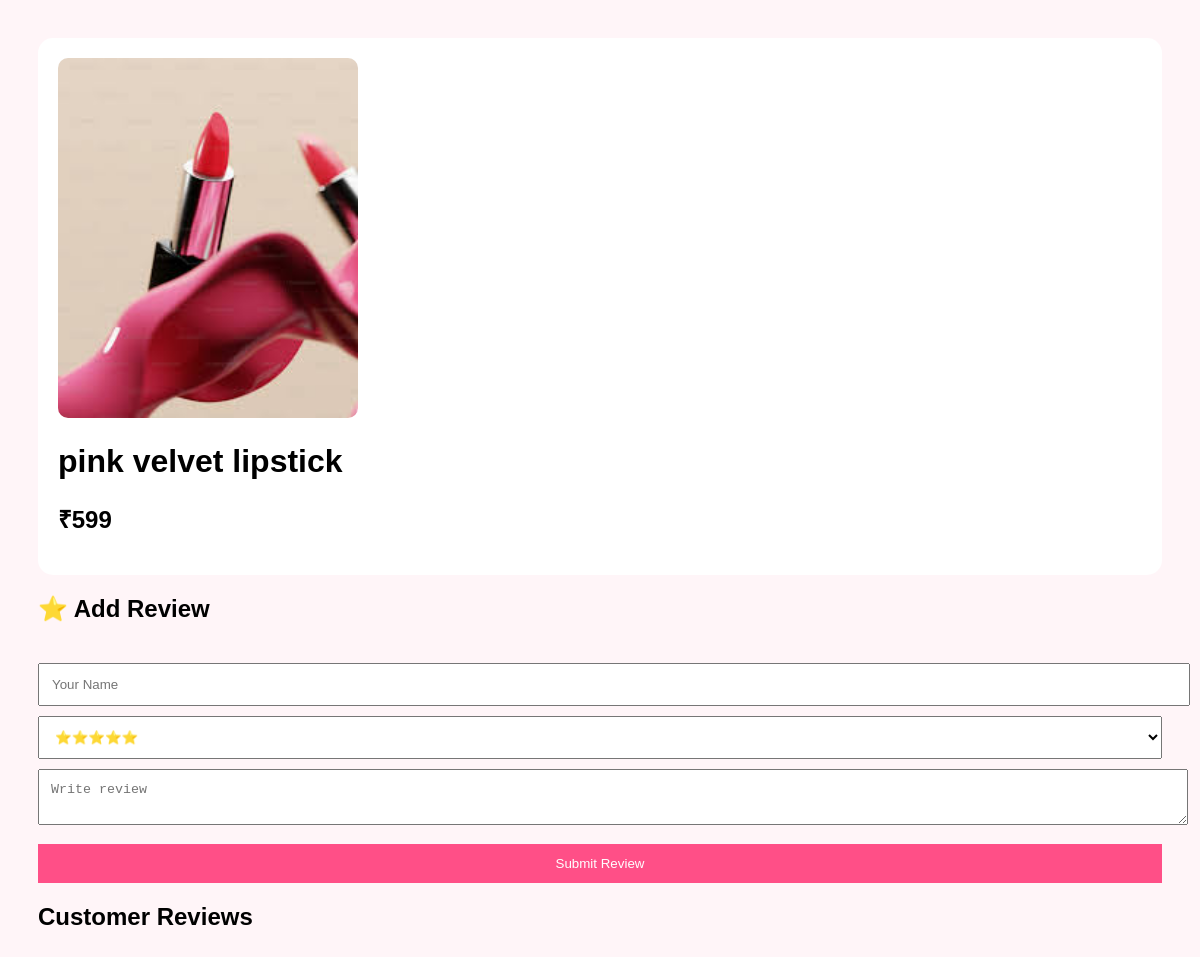
Screenshot of /product/2/ with the database file from the repository.
### products/models.py (models this page shows, shortened)
class Product(models.Model):
    category = models.ForeignKey(Category, on_delete=models.CASCADE)
    name = models.CharField(max_length=100)
    description = models.TextField(default="")
    price = models.IntegerField()
    image = models.ImageField(upload_to='products/')

### products/views.py (the view, shortened to what this page needs)
# urls.py: path('product/<int:product_id>/', views.product_detail, name='product_detail'),
def product_detail(request, product_id):
    product = Product.objects.get(id=product_id)
    reviews = Review.objects.filter(product=product)
    return render(request, 'product_detail.html', {
        'product': product,
        'reviews': reviews
    })

### products/templates/product_detail.html (shortened to what this page needs)
<!DOCTYPE html>
<html>
<head>
</head>
<body>
<div class="product">
    <img src="{{ product.image.url }}">
    <h1>{{ product.name }}</h1>
    <h2>₹{{ product.price }}</h2>
</div>
<h2>⭐ Add Review</h2>
<form method="POST">
    <input type="text" name="name" placeholder="Your Name" required>
    <select name="rating">
        <option value="5">⭐⭐⭐⭐⭐</option>
    </select>
    <textarea name="comment" placeholder="Write review"></textarea>
    <button type="submit">
        Submit Review
    </button>
</form>
<h2>Customer Reviews</h2>
</body>
</html>

### products/templates/product_detail.html (style rules this page uses)
body { font-family:Arial; background:#fff5f8; padding:30px; }
.product { background:white; padding:20px; border-radius:15px; }
img { width:300px; border-radius:10px; }
form { margin-top:30px; }
input, textarea, select { width:100%; padding:12px; margin-top:10px; }
button { margin-top:15px; padding:12px; width:100%; background:#ff4f87; color:white; border:none; }

### rows the page displays
Product: image (picture), name "pink velvet lipstick", price "599"
